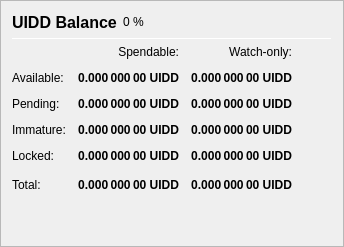
                   <widget class="QFrame" name="frame_Balances">
                    <property name="frameShape">
                     <enum>QFrame::StyledPanel</enum>
                    </property>
                    <property name="frameShadow">
                     <enum>QFrame::Raised</enum>
                    </property>
                    <layout class="QVBoxLayout" name="verticalLayout_4">
                     <item>
                      <layout class="QHBoxLayout" name="horizontalLayout_4">
                       <item>
                        <widget class="QLabel" name="label_5">
                         <property name="minimumSize">
                          <size>
                           <width>0</width>
                           <height>20</height>
                          </size>
                         </property>
                         <property name="font">
                          <font>
                           <pointsize>12</pointsize>
                           <weight>75</weight>
                           <bold>true</bold>
                          </font>
                         </property>
                         <property name="text">
                          <string>UIDD Balance</string>
                         </property>
                        </widget>
                       </item>
                       <item>
                        <widget class="QLabel" name="labelUIDDPercent">
                         <property name="text">
                          <string notr="true">0 %</string>
                         </property>
                        </widget>
                       </item>
                       <item>
                        <spacer name="horizontalSpacer_3">
                         <property name="orientation">
                          <enum>Qt::Horizontal</enum>
                         </property>
                         <property name="sizeHint" stdset="0">
                          <size>
                           <width>40</width>
                           <height>20</height>
                          </size>
                         </property>
                        </spacer>
                       </item>
                      </layout>
                     </item>
                     <item>
                      <widget class="Line" name="line_Balance">
                       <property name="minimumSize">
                        <size>
                         <width>0</width>
                         <height>1</height>
                        </size>
                       </property>
                       <property name="maximumSize">
                        <size>
                         <width>16777215</width>
                         <height>1</height>
                        </size>
                       </property>
                       <property name="orientation">
                        <enum>Qt::Horizontal</enum>
                       </property>
                      </widget>
                     </item>
                     <item>
                      <layout class="QGridLayout" name="gridLayout">
                       <property name="spacing">
                        <number>12</number>
                       </property>
                       <item row="0" column="1">
                        <widget class="QLabel" name="labelSpendable">
                         <property name="text">
                          <string>Spendable:</string>
                         </property>
                         <property name="alignment">
                          <set>Qt::AlignRight|Qt::AlignTrailing|Qt::AlignVCenter</set>
                         </property>
                        </widget>
                       </item>
                       <item row="0" column="2">
                        <widget class="QLabel" name="labelWatchonly">
                         <property name="text">
                          <string>Watch-only:</string>
                         </property>
                         <property name="alignment">
                          <set>Qt::AlignRight|Qt::AlignTrailing|Qt::AlignVCenter</set>
                         </property>
                        </widget>
                       </item>
                       <item row="1" column="0">
                        <widget class="QLabel" name="labelBalanceText">
                         <property name="text">
                          <string>Available:</string>
                         </property>
                        </widget>
                       </item>
                       <item row="1" column="1">
                        <widget class="QLabel" name="labelBalance">
                         <property name="font">
                          <font>
                           <weight>75</weight>
                           <bold>true</bold>
                          </font>
                         </property>
                         <property name="cursor">
                          <cursorShape>IBeamCursor</cursorShape>
                         </property>
                         <property name="toolTip">
                          <string>Your current spendable balance</string>
                         </property>
                         <property name="text">
                          <string notr="true">0.000 000 00 UIDD</string>
                         </property>
                         <property name="alignment">
                          <set>Qt::AlignRight|Qt::AlignTrailing|Qt::AlignVCenter</set>
                         </property>
                         <property name="textInteractionFlags">
                          <set>Qt::LinksAccessibleByMouse|Qt::TextSelectableByKeyboard|Qt::TextSelectableByMouse</set>
                         </property>
                        </widget>
                       </item>
                       <item row="1" column="2">
                        <widget class="QLabel" name="labelWatchAvailable">
                         <property name="font">
                          <font>
                           <weight>75</weight>
                           <bold>true</bold>
                          </font>
                         </property>
                         <property name="cursor">
                          <cursorShape>IBeamCursor</cursorShape>
                         </property>
                         <property name="toolTip">
                          <string>Your current balance in watch-only addresses</string>
                         </property>
                         <property name="text">
                          <string notr="true">0.000 000 00 UIDD</string>
                         </property>
                         <property name="alignment">
                          <set>Qt::AlignRight|Qt::AlignTrailing|Qt::AlignVCenter</set>
                         </property>
                         <property name="textInteractionFlags">
                          <set>Qt::LinksAccessibleByMouse|Qt::TextSelectableByKeyboard|Qt::TextSelectableByMouse</set>
                         </property>
                        </widget>
                       </item>
                       <item row="2" column="0">
                        <widget class="QLabel" name="labelPendingText">
                         <property name="text">
                          <string>Pending:</string>
                         </property>
                        </widget>
                       </item>
                       <item row="2" column="1">
                        <widget class="QLabel" name="labelUnconfirmed">
                         <property name="font">
                          <font>
                           <weight>75</weight>
                           <bold>true</bold>
                          </font>
                         </property>
                         <property name="cursor">
                          <cursorShape>IBeamCursor</cursorShape>
                         </property>
                         <property name="toolTip">
                          <string>Total of transactions that have yet to be confirmed, and do not yet count toward the spendable balance</string>
                         </property>
                         <property name="text">
                          <string notr="true">0.000 000 00 UIDD</string>
                         </property>
                         <property name="alignment">
                          <set>Qt::AlignRight|Qt::AlignTrailing|Qt::AlignVCenter</set>
                         </property>
                         <property name="textInteractionFlags">
                          <set>Qt::LinksAccessibleByMouse|Qt::TextSelectableByKeyboard|Qt::TextSelectableByMouse</set>
                         </property>
                        </widget>
                       </item>
                       <item row="2" column="2">
                        <widget class="QLabel" name="labelWatchPending">
                         <property name="font">
                          <font>
                           <weight>75</weight>
                           <bold>true</bold>
                          </font>
                         </property>
                         <property name="cursor">
                          <cursorShape>IBeamCursor</cursorShape>
                         </property>
                         <property name="toolTip">
                          <string>Unconfirmed transactions to watch-only addresses</string>
                         </property>
                         <property name="text">
                          <string notr="true">0.000 000 00 UIDD</string>
                         </property>
                         <property name="alignment">
                          <set>Qt::AlignRight|Qt::AlignTrailing|Qt::AlignVCenter</set>
                         </property>
                         <property name="textInteractionFlags">
                          <set>Qt::LinksAccessibleByMouse|Qt::TextSelectableByKeyboard|Qt::TextSelectableByMouse</set>
                         </property>
                        </widget>
                       </item>
                       <item row="3" column="0">
                        <widget class="QLabel" name="labelImmatureText">
                         <property name="text">
                          <string>Immature:</string>
                         </property>
                        </widget>
                       </item>
                       <item row="3" column="1">
                        <widget class="QLabel" name="labelImmature">
                         <property name="font">
                          <font>
                           <weight>75</weight>
                           <bold>true</bold>
                          </font>
                         </property>
                         <property name="cursor">
                          <cursorShape>IBeamCursor</cursorShape>
                         </property>
                         <property name="toolTip">
                          <string>Staked or masternode rewards that has not yet matured</string>
                         </property>
                         <property name="text">
                          <string notr="true">0.000 000 00 UIDD</string>
                         </property>
                         <property name="alignment">
                          <set>Qt::AlignRight|Qt::AlignTrailing|Qt::AlignVCenter</set>
                         </property>
                         <property name="textInteractionFlags">
                          <set>Qt::LinksAccessibleByMouse|Qt::TextSelectableByKeyboard|Qt::TextSelectableByMouse</set>
                         </property>
                        </widget>
                       </item>
                       <item row="3" column="2">
                        <widget class="QLabel" name="labelWatchImmature">
                         <property name="font">
                          <font>
                           <weight>75</weight>
                           <bold>true</bold>
                          </font>
                         </property>
                         <property name="cursor">
                          <cursorShape>IBeamCursor</cursorShape>
                         </property>
                         <property name="toolTip">
                          <string>Staked or masternode rewards in watch-only addresses that has not yet matured</string>
                         </property>
                         <property name="text">
                          <string notr="true">0.000 000 00 UIDD</string>
                         </property>
                         <property name="alignment">
                          <set>Qt::AlignRight|Qt::AlignTrailing|Qt::AlignVCenter</set>
                         </property>
                         <property name="textInteractionFlags">
                          <set>Qt::LinksAccessibleByMouse|Qt::TextSelectableByKeyboard|Qt::TextSelectableByMouse</set>
                         </property>
                        </widget>
                       </item>
                       <item row="4" column="0">
                        <widget class="QLabel" name="labelLockedBalanceText">
                         <property name="toolTip">
                          <string>Locked UIDD or Masternode collaterals. These are excluded from zUIDD minting.</string>
                         </property>
                         <property name="text">
                          <string>Locked:</string>
                         </property>
                        </widget>
                       </item>
                       <item row="4" column="1">
                        <widget class="QLabel" name="labelLockedBalance">
                         <property name="font">
                          <font>
                           <weight>75</weight>
                           <bold>true</bold>
                          </font>
                         </property>
                         <property name="cursor">
                          <cursorShape>IBeamCursor</cursorShape>
                         </property>
                         <property name="toolTip">
                          <string>Locked UIDD or Masternode collaterals. These are excluded from zUIDD minting.</string>
                         </property>
                         <property name="text">
                          <string notr="true">0.000 000 00 UIDD</string>
                         </property>
                         <property name="alignment">
                          <set>Qt::AlignRight|Qt::AlignTrailing|Qt::AlignVCenter</set>
                         </property>
                         <property name="textInteractionFlags">
                          <set>Qt::LinksAccessibleByMouse|Qt::TextSelectableByKeyboard|Qt::TextSelectableByMouse</set>
                         </property>
                        </widget>
                       </item>
                       <item row="4" column="2">
                        <widget class="QLabel" name="labelWatchLocked">
                         <property name="font">
                          <font>
                           <weight>75</weight>
                           <bold>true</bold>
                          </font>
                         </property>
                         <property name="cursor">
                          <cursorShape>IBeamCursor</cursorShape>
                         </property>
                         <property name="toolTip">
                          <string>Current locked balance in watch-only addresses</string>
                         </property>
                         <property name="text">
                          <string notr="true">0.000 000 00 UIDD</string>
                         </property>
                         <property name="alignment">
                          <set>Qt::AlignRight|Qt::AlignTrailing|Qt::AlignVCenter</set>
                         </property>
                         <property name="textInteractionFlags">
                          <set>Qt::LinksAccessibleByMouse|Qt::TextSelectableByKeyboard|Qt::TextSelectableByMouse</set>
                         </property>
                        </widget>
                       </item>
                       <item row="5" column="0">
                        <widget class="QLabel" name="labelTotalText">
                         <property name="text">
                          <string>Total:</string>
                         </property>
                         <property name="toolTip">
                          <string>Your current Uidd balance, unconfirmed and immature transactions included</string>
                         </property>
                        </widget>
                       </item>
                       <item row="5" column="1">
                        <widget class="QLabel" name="labelTotal">
                         <property name="font">
                          <font>
                           <weight>75</weight>
                           <bold>true</bold>
                          </font>
                         </property>
                         <property name="cursor">
                          <cursorShape>IBeamCursor</cursorShape>
                         </property>
                         <property name="toolTip">
                          <string>Your current Uidd balance, unconfirmed and immature transactions included</string>
                         </property>
                         <property name="text">
                          <string notr="true">0.000 000 00 UIDD</string>
                         </property>
                         <property name="alignment">
                          <set>Qt::AlignRight|Qt::AlignTrailing|Qt::AlignVCenter</set>
                         </property>
                         <property name="textInteractionFlags">
                          <set>Qt::LinksAccessibleByMouse|Qt::TextSelectableByKeyboard|Qt::TextSelectableByMouse</set>
                         </property>
                        </widget>
                       </item>
                       <item row="5" column="2">
                        <widget class="QLabel" name="labelWatchTotal">
                         <property name="font">
                          <font>
                           <weight>75</weight>
                           <bold>true</bold>
                          </font>
                         </property>
                         <property name="cursor">
                          <cursorShape>IBeamCursor</cursorShape>
                         </property>
                         <property name="toolTip">
                          <string>Current total balance in watch-only addresses</string>
                         </property>
                         <property name="text">
                          <string notr="true">0.000 000 00 UIDD</string>
                         </property>
                         <property name="alignment">
                          <set>Qt::AlignRight|Qt::AlignTrailing|Qt::AlignVCenter</set>
                         </property>
                         <property name="textInteractionFlags">
                          <set>Qt::LinksAccessibleByMouse|Qt::TextSelectableByKeyboard|Qt::TextSelectableByMouse</set>
                         </property>
                        </widget>
                       </item>
                       <item row="5" column="3">
                        <spacer name="horizontalSpacer_9">
                         <property name="orientation">
                          <enum>Qt::Horizontal</enum>
                         </property>
                         <property name="sizeHint" stdset="0">
                          <size>
                           <width>40</width>
                           <height>20</height>
                          </size>
                         </property>
                        </spacer>
                       </item>
                      </layout>
                     </item>
                     <item>
                      <spacer name="verticalSpacer_3">
                       <property name="orientation">
                        <enum>Qt::Vertical</enum>
                       </property>
                       <property name="sizeHint" stdset="0">
                        <size>
                         <width>20</width>
                         <height>40</height>
                        </size>
                       </property>
                      </spacer>
                     </item>
                    </layout>
                   </widget>
